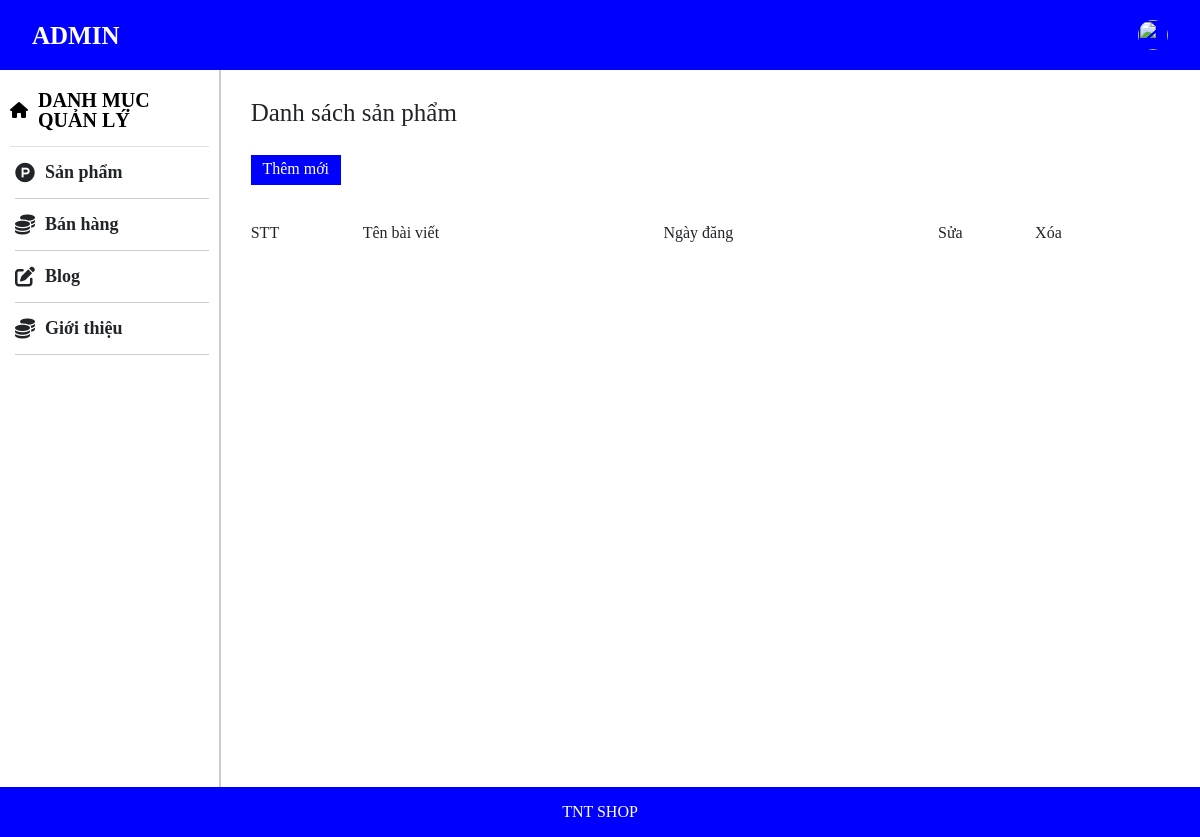
Before: /admin/index.php?page=list_blog (signed in) with the older database file.
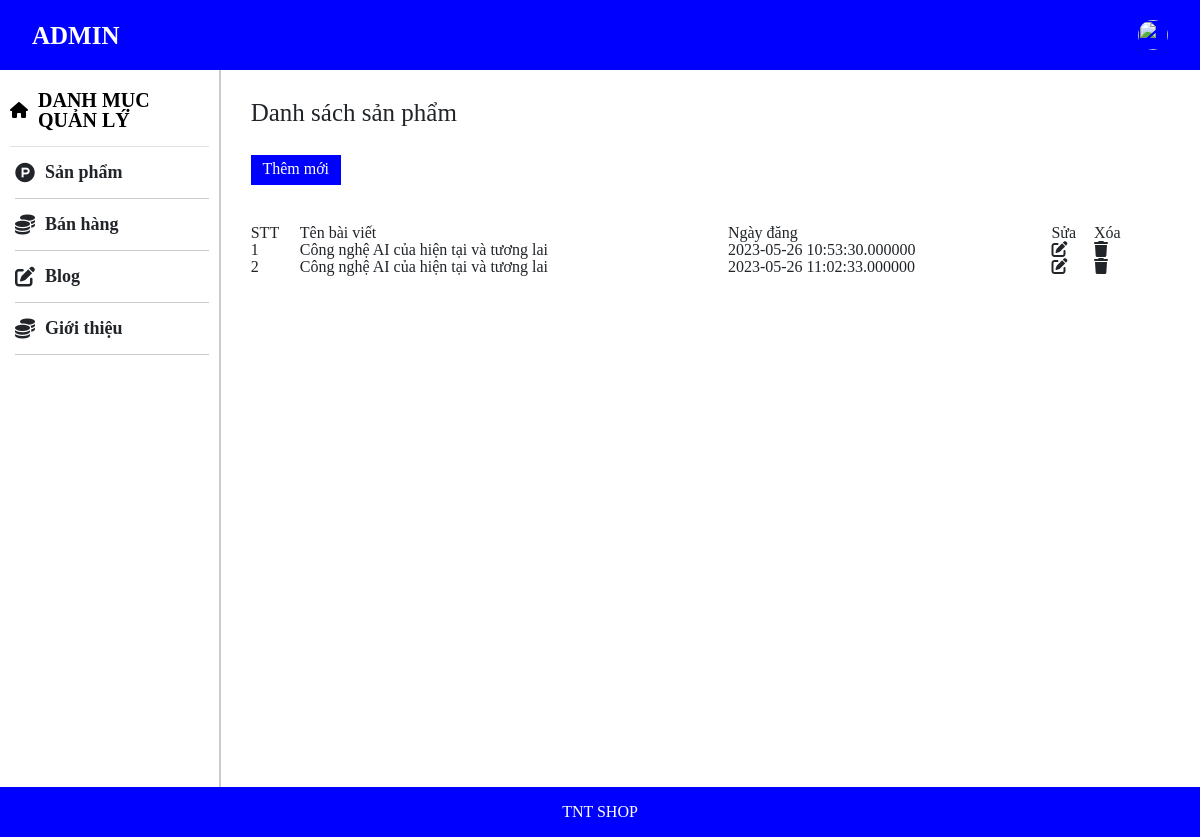
After: the same page with the newer database file.
### tables this page shows
CREATE TABLE `bai_viet` (
  `id_bv` int(100) UNSIGNED NOT NULL,
  `ngày_đăng` datetime(6) NOT NULL,
  `ảnh_bài_viết` varchar(100) NOT NULL,
  `nội_dung` longtext NOT NULL,
  `tên_bài_viết` varchar(1000) NOT NULL
);

### admin/lib/list_blog.php (called while the page is built)
<?php
$sql="SELECT * FROM bai_viet ";
   $result=mysqli_query($conn,$sql);
   if(mysqli_num_rows($result)>0){
      while($row=mysqli_fetch_assoc($result)){
     $list_blog[]=$row;
   }
                    }
                    ?>

### admin/page/list_blog.php (the view, shortened to what this page needs)
<?php
require "./lib/list_blog.php"
?>
<div class="content_add_product">
    <div class="title_add_product">Danh sách sản phẩm</div>
    <div class="">
        <a href="?page=add_product" class="link_add_product">Thêm mới</a>
    </div>
    <div class="">
        <table id="myTable" class="display1">
            <thead>
                <tr>
                    <th class="list_product_item">STT</th>
                    <th class="list_product_item">Tên bài viết</th>
                    <th class="list_product_item">Ngày đăng</th>
                    <th>Sửa</th>
                    <th>Xóa</th>
                </tr>
            </thead>
            <tbody>
                <?php
                $stt = 1;
                foreach ($list_blog as $item) {
                    $product['url_update'] = "?page=update_blog&id={$item['id_bv']}";
                    $product['url_delete'] = "?page=delete_blog&id={$item['id_bv']}";
                ?>
                    <tr>
                        <td class="list_product_item"><?php echo $stt++; ?>
                        </td>
                        <td class="list_product_item"><?php echo $item["tên_bài_viết"] ?></td>
                        <td class="list_product_item"><?php echo $item["ngày_đăng"] ?></td>
                        <td class=""><a href="<?php echo $product['url_update'] ?>" class=""><i class="fa-sharp fa-solid fa-pen-to-square"></i></a></td>
                        <td class=""><a href="<?php echo $product['url_delete'] ?>" class=""><i class="fa-solid fa-trash"></i></a></td>
                    </tr>
                <?php
                }
                ?>
            </tbody>
        </table>
    </div>
</div>
</div>

Changed rows visible on the page:
added bai_viet: tên_bài_viết "Công nghệ AI của hiện tại và tương lai", ngày_đăng "2023-05-26 10:53:30.000000"
added bai_viet: tên_bài_viết "Công nghệ AI của hiện tại và tương lai", ngày_đăng "2023-05-26 11:02:33.000000"
